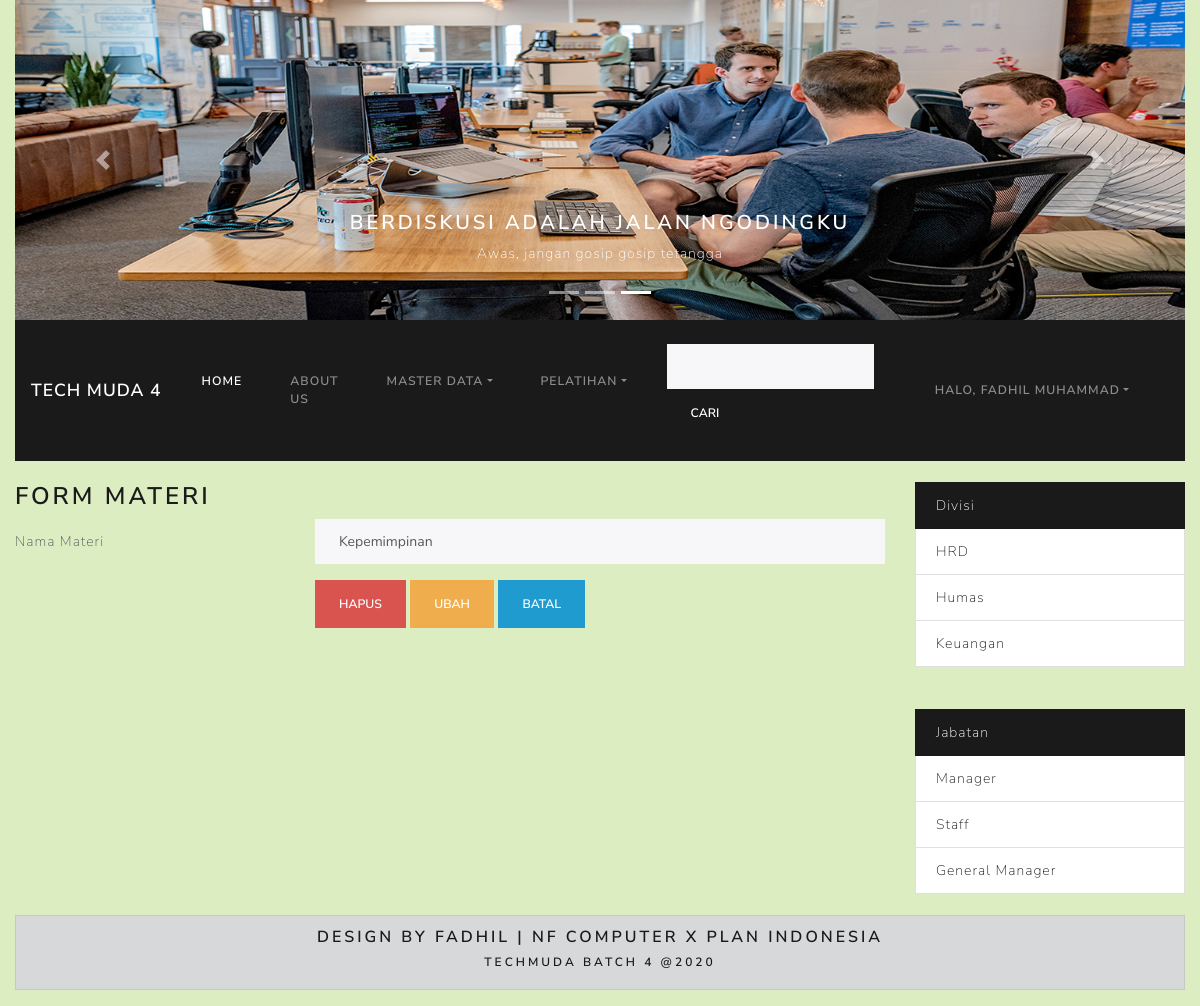
/index.php?hal=form_materi&idedit=3 (signed in), run on the app's committed database.
### tables this page shows
CREATE TABLE `materi` (
  `id` int(11) NOT NULL,
  `nama` varchar(20) NOT NULL,
  `tgl_mulai` date NOT NULL,
  `tgl_akhir` date NOT NULL,
  `tempat` text DEFAULT NULL
);

CREATE TABLE `divisi` (
  `id` int(11) NOT NULL,
  `nama` varchar(20) NOT NULL
);

CREATE TABLE `jabatan` (
  `id` int(11) NOT NULL,
  `nama` varchar(20) NOT NULL
);

### models/Materi.php (called while the page is built, shortened)
<?php
class Materi{
    private $koneksi;
    public function __construct(){
        global $dbh;
        $this->koneksi = $dbh;
    }
    public function getMateri($id){
        $sql = "SELECT * FROM materi WHERE id = ?";
        $ps = $this->koneksi->prepare($sql);
        $ps->execute($id);
        $rs = $ps->fetch();
        return $rs;
    }
};
?>

### models/Divisi.php (called while the page is built, shortened)
<?php
class Divisi{
    private $koneksi;
    public function __construct(){
        global $dbh;
        $this->koneksi = $dbh;
    }
    public function dataDivisi(){
        $sql = "SELECT * FROM divisi";
        $ps = $this->koneksi->prepare($sql);
        $ps->execute();
        $rs = $ps->fetchAll();
        return $rs;
    }
};
?>

### models/Jabatan.php (called while the page is built, shortened)
<?php
class Jabatan {
    private $koneksi;
    public function __construct(){
        global $dbh;
        $this->koneksi = $dbh;
    }
    public function dataJabatan(){
        $sql = "SELECT * FROM jabatan";
        $ps = $this->koneksi->prepare($sql);
        $ps->execute();
        $rs = $ps->fetchAll();
        return $rs;
    }
};
?>

### form_materi.php (the view, shortened to what this page needs)
<?php
if(isset($_SESSION['MEMBER']) && $_SESSION['MEMBER']['role'] != 'staff'){
?>
<?php
  $id = $_GET['idedit'];
  if(!empty($id) ){
    $model = new Materi();
    $rs = $model->getMateri([$id]);
  }
  else{
    $rs = [];
  }
?>
<h3 id="div"> Form Materi</h3>
<form method="POST" action="controller_materi.php">
  <div class="form-group row">
    <label for="nama" class="col-4 col-form-label">Nama Materi</label>
    <div class="col-8">
      <input id="nama" name="nama" value="<?= $rs['nama'] ?>" type="text" class="form-control">
    </div>
  </div>
  <div class="form-group row">
    <div class="offset-4 col-8">
    <?php
      if(empty($id) ){
    ?>
      <button name="proses" value="simpan" type="submit" class="btn btn-primary">Simpan</button>
      <?php
      }
      else{
        ?>
      <button name="proses" value="hapus" type="submit" onclick="return confirm('yakin hapus?')" class="btn btn-danger">Hapus</button>
      <button name="proses" value="ubah" type="submit" class="btn btn-warning">Ubah</button>
      <?php } ?>
      <button name="proses" value="batal" type="submit" class="btn btn-info">Batal</button>
    </div>
  </div>
</form>
      <?php }
       else{
        include_once 'terlarang.php';
       }?>

### sidebar.php (shortened to what this page needs)
<?php
$obj1 = NEW Divisi();
$ar_divisi = $obj1->dataDivisi();
$obj2 = NEW Jabatan();
$ar_jabatan= $obj2->dataJabatan();
?>
				<?php
					if(isset($_SESSION['MEMBER']) ){
				?>
<div class="col-md-3">
			<div class="list-group">
				 <a href="#" class="list-group-item list-group-item-action active">Divisi</a>
				<?php
				foreach($ar_divisi as $div){
				?>
				<div class="list-group-item">
					<a href="index.php?hal=pegawai&id=<?= $div['id'] ?>"><?= $div['nama'] ?></a>
				</div>
				<?php } ?>
			</div>
			<br><br>
			<div class="list-group">
				 <a href="#" class="list-group-item list-group-item-action active">Jabatan</a>
				 <?php
				foreach($ar_jabatan as $jab){
				?>
				<div class="list-group-item">
					<a href="index.php?hal=pegawai&idj=<?= $jab['id'] ?>"><?= $jab['nama'] ?></a>
				</div>
				<?php } ?>
			</div>
	<?php }?>
</div>
</div>

### css/style.css (style rules this page uses)
body { background-color: #dcedc1; background-repeat: no-repeat; background-size: cover; }

### data on the page
materi: nama "Kepemimpinan"
divisi: nama "HRD"
divisi: nama "Humas"
divisi: nama "Keuangan"
jabatan: nama "Manager"
jabatan: nama "Staff"
jabatan: nama "General Manager"

### other printed values
$_SESSION['MEMBER']['fullname'] "FADHIL MUHAMMAD"
